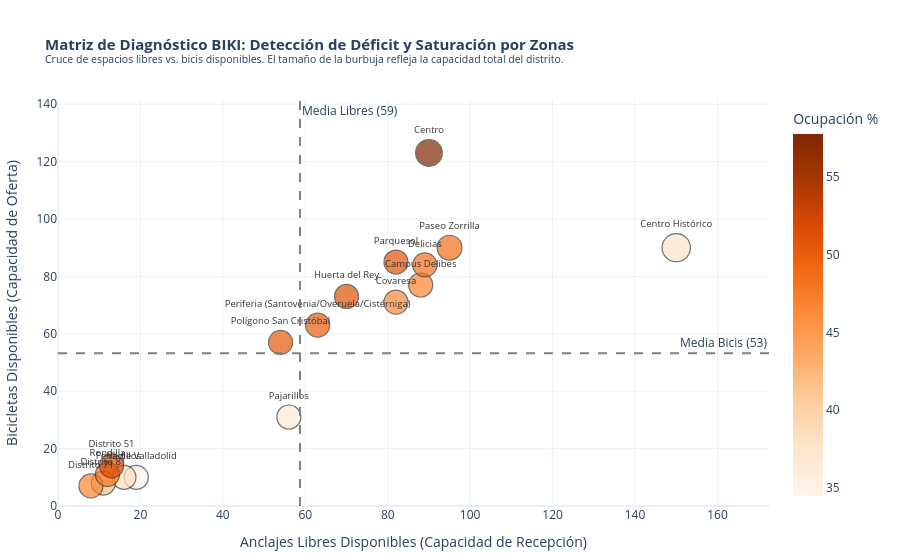

Notebook source saved alongside this figure:
### Markdown cell above
**Representación gráfica: heatmap o mapa de calor**

### Code cell
import plotly.express as px

# Detectar automáticamente los nombres de columna de la celda anterior
col_bicis = "BICICLETAS" if "BICICLETAS" in analizar_zonas.columns else "NÚMERO BICICLETAS"
col_libres = "ESPACIOS_LIBRES" if "ESPACIOS_LIBRES" in analizar_zonas.columns else "ESPACIOS LIBRES"

media_bicis = analizar_zonas[col_bicis].mean()
media_libres = analizar_zonas[col_libres].mean()

# Acortar etiquetas sin usar corchetes para evitar errores de formato
analizar_zonas["Barrio_Corto"] = (
    analizar_zonas["Barrio"]
    .str.split(" - ").str.get(-1)
    .str.split(" /").str.get(0)
)

fig_diagnostico = px.scatter(
    analizar_zonas,
    x=col_libres,
    y=col_bicis,
    text="Barrio_Corto",
    size="TOTAL",
    color="%Ocupacion",
    color_continuous_scale=px.colors.sequential.Oranges,
    title=(
        "<b>Matriz de Diagnóstico BIKI: Detección de Déficit y Saturación por Zonas</b>"
        "<br><sup>Cruce de espacios libres vs. bicis disponibles. "
        "El tamaño de la burbuja refleja la capacidad total del distrito.</sup>"
    ),
    labels={
        col_libres: "Anclajes Libres Disponibles (Capacidad de Recepción)",
        col_bicis: "Bicicletas Disponibles (Capacidad de Oferta)",
        "%Ocupacion": "Ocupación (%)",
    },
    hover_name="Barrio",
    hover_data={"Barrio_Corto": False, "TOTAL": True, "%Ocupacion": ":.1f"}
)

fig_diagnostico.add_vline(
    x=media_libres,
    line_dash="dash",
    line_color="gray",
    annotation_text=f"Media Libres ({media_libres:.0f})",
    annotation_position="top right"
)

fig_diagnostico.add_hline(
    y=media_bicis,
    line_dash="dash",
    line_color="gray",
    annotation_text=f"Media Bicis ({media_bicis:.0f})",
    annotation_position="top right"
)

fig_diagnostico.update_layout(
    template="plotly_white",
    title_font_size=15,
    coloraxis_showscale=True,
    coloraxis_colorbar=dict(title="Ocupación %"),
    margin=dict(l=50, r=50, t=100, b=50),
    xaxis=dict(range=[0, analizar_zonas[col_libres].max() * 1.15]),
    yaxis=dict(range=[0, analizar_zonas[col_bicis].max() * 1.15])
)

fig_diagnostico.update_traces(
    textposition="top center",
    textfont=dict(size=9.5, color="#333333"),
    marker=dict(
        sizemin=12,
        line=dict(width=1.2, color="#333333")
    )
)

### Figure 1 — Plotly figure (JSON) as saved in the notebook; plotly's stock layout.template omitted (floating-point values rounded to 4 significant figures)
{"data": [{"customdata": [["Feria de Valladolid", 29, 34.48], ["Pajarillos", 84, 36.9], ["Centro Histórico", 240, 37.5], ["Vadillos", 26, 38.46], ["Distrito 81", 19, 42.11], ["Covaresa", 153, 46.41], ["Distrito 71", 15, 46.67], ["Campus Delibes", 165, 46.67], ["Rondilla", 23, 47.83], ["Delicias", 173, 48.55], ["Paseo Zorrilla", 185, 48.65], ["Periferia (Santovenia/Overuela/Cistérniga)", 126, 50], ["Polígono San Cristóbal", 113, 50.44], ["Parquesol", 167, 50.9], ["Huerta del Rey", 143, 51.05], ["Distrito 51", 27, 51.85], ["Centro", 213, 57.75]], "hovertemplate": "<b>%{hovertext}</b><br><br>Anclajes Libres Disponibles (Capacidad de Recepción)=%{x}<br>Bicicletas Disponibles (Capacidad de Oferta)=%{y}<br>TOTAL=%{customdata[1]}<br>Ocupación (%)=%{marker.color:.1f}<extra></extra>", "hovertext": ["91 - Feria de Valladolid / Arturo Eyries", "30 - Pajarillos / Delicias Norte", "00 - Centro Histórico", "21 - Vadillos / Pajarillos Norte", "Distrito 81", "70 - Covaresa / Parque Alameda", "Distrito 71", "20 - Campus Delibes / Belén", "02 - Rondilla / Santa Clara", "40 - Delicias", "60 - Paseo Zorrilla / Plaza de Toros", "10 - Periferia (Santovenia/Overuela/Cistérniga)", "50 - Polígono San Cristóbal / Arcas Reales", "80 - Parquesol", "90 - Huerta del Rey / Villa de Prado", "Distrito 51", "01 - Centro / Clínico"], "legendgroup": "", "marker": {"color": [34.48, 36.9, 37.5, 38.46, 42.11, 46.41, 46.67, 46.67, 47.83, 48.55, 48.65, 50.0, 50.44, 50.9, 51.05, 51.85, 57.75], "coloraxis": "coloraxis", "line": {"color": "#333333", "width": 1.2}, "size": [29, 84, 240, 26, 19, 153, 15, 165, 23, 173, 185, 126, 113, 167, 143, 27, 213], "sizemin": 12, "sizemode": "area", "sizeref": 0.6, "symbol": "circle"}, "mode": "markers+text", "name": "", "orientation": "v", "showlegend": false, "text": ["Feria de Valladolid", "Pajarillos", "Centro Histórico", "Vadillos", "Distrito 81", "Covaresa", "Distrito 71", "Campus Delibes", "Rondilla", "Delicias", "Paseo Zorrilla", "Periferia (Santovenia/Overuela/Cistérniga)", "Polígono San Cristóbal", "Parquesol", "Huerta del Rey", "Distrito 51", "Centro"], "textfont": {"color": "#333333", "size": 9.5}, "textposition": "top center", "type": "scatter", "x": [19, 56, 150, 16, 11, 82, 8, 88, 12, 89, 95, 63, 54, 82, 70, 13, 90], "xaxis": "x", "y": [10, 31, 90, 10, 8, 71, 7, 77, 11, 84, 90, 63, 57, 85, 73, 14, 123], "yaxis": "y"}], "layout": {"annotations": [{"showarrow": false, "text": "Media Libres (59)", "x": 58.71, "xanchor": "left", "xref": "x", "y": 1, "yanchor": "top", "yref": "y domain"}, {"showarrow": false, "text": "Media Bicis (53)", "x": 1, "xanchor": "right", "xref": "x domain", "y": 53.18, "yanchor": "bottom", "yref": "y"}], "coloraxis": {"autocolorscale": false, "colorbar": {"title": {"text": "Ocupación %"}}, "colorscale": [[0, "rgb(255,245,235)"], [0.125, "rgb(254,230,206)"], [0.25, "rgb(253,208,162)"], [0.375, "rgb(253,174,107)"], [0.5, "rgb(253,141,60)"], [0.625, "rgb(241,105,19)"], [0.75, "rgb(217,72,1)"], [0.875, "rgb(166,54,3)"], [1, "rgb(127,39,4)"]], "showscale": true}, "legend": {"itemsizing": "constant", "tracegroupgap": 0}, "margin": {"b": 50, "l": 50, "r": 50, "t": 100}, "shapes": [{"line": {"color": "gray", "dash": "dash"}, "type": "line", "x0": 58.71, "x1": 58.71, "xref": "x", "y0": 0, "y1": 1, "yref": "y domain"}, {"line": {"color": "gray", "dash": "dash"}, "type": "line", "x0": 0, "x1": 1, "xref": "x domain", "y0": 53.18, "y1": 53.18, "yref": "y"}], "title": {"font": {"size": 15}, "text": "<b>Matriz de Diagnóstico BIKI: Detección de Déficit y Saturación por Zonas</b><br><sup>Cruce de espacios libres vs. bicis disponibles. El tamaño de la burbuja refleja la capacidad total del distrito.</sup>"}, "xaxis": {"anchor": "y", "domain": [0, 1], "range": [0, 172.5], "title": {"text": "Anclajes Libres Disponibles (Capacidad de Recepción)"}}, "yaxis": {"anchor": "x", "domain": [0, 1], "range": [0, 141.4], "title": {"text": "Bicicletas Disponibles (Capacidad de Oferta)"}}}}
